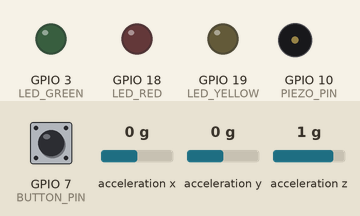
This sketch was run on a simulated ESP32-S3. Shown: output pins drawn as LEDs (lit = HIGH), buzzer (waves = sounding). The inputs (shaded band) are chosen by the test bench; at power-on: GPIO 7 (BUTTON_PIN) LOW, acceleration x 0 g, acceleration y 0 g, acceleration z 1 g. EEPROM starts erased; what the sketch prints to the serial monitor is not drawn.

Above: at 1.2 s.
1.3 s: GPIO 7 (BUTTON_PIN) pulled HIGH for 0.15 s
At 3.0 s:
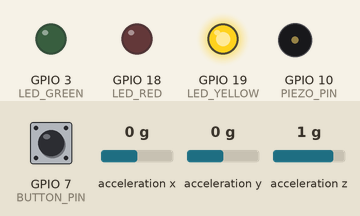
4.4 s: acceleration x set to -1.4 g
6.0 s: acceleration x set to 0 g
9.0 s: acceleration x set to -0.4 g
At 11.7 s:
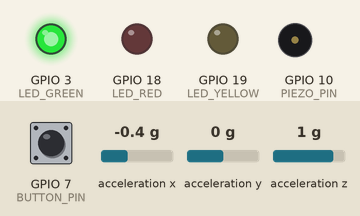
12.0 s: acceleration x set to -0.7 g
At 12.16 s:
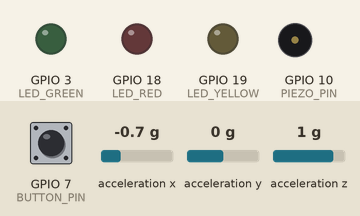
15.0 s: GPIO 7 (BUTTON_PIN) pulled HIGH for 1 s
At 18.3 s:
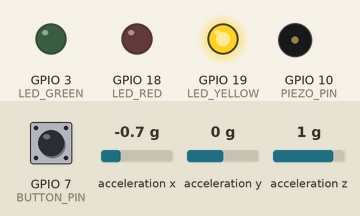
Timing chart, 0 to 19.5 s (numbered marks = the images above; inputs shaded):
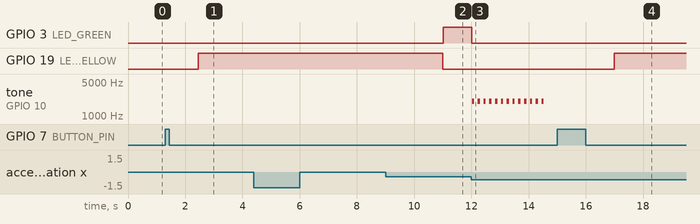

Measured:
- the behaviour switches between -0.5 and -0.6 g on acceleration x (found by bisection; images 2 and 3)
- after the input at 1.3 s, GPIO 19 (LED_YELLOW): LOW → HIGH after 1.2 s
- after the input at 4.4 s, every drawn part: stays the same
- after the input at 6.0 s, every drawn part: stays the same
- after the input at 15.0 s, GPIO 19 (LED_YELLOW): LOW → HIGH after 2.0 s
- by itself, tone on GPIO 10 (PIEZO_PIN): alternates 2000 Hz for 0.08 s and silent for 0.12 s, 26 changes in all, then stays silent

The sketch:

PatternRecording.ino
```cpp
#include <Wire.h>
#include <Preferences.h>
#include <SparkFun_ADXL345.h>

ADXL345 adxl;
Preferences prefs;

// -------------------------------------------------------------
// Pin Definitions
// -------------------------------------------------------------
const int SDA_PIN = 4;
const int SCL_PIN = 5;

const int BUTTON_PIN = 7;
const int PIEZO_PIN  = 10;

const int LED_YELLOW = 19;
const int LED_GREEN  = 3;
const int LED_RED    = 18;

// -------------------------------------------------------------
// Knock Detection Parameters
// -------------------------------------------------------------
const float KNOCK_THRESHOLD = 0.15;   // LOWER = more sensitive
const int MAX_KNOCKS = 30;
const int MIN_KNOCKS = 5;
const int DEBOUNCE_TIME = 120;
const int IDLE_RESET_TIME = 5000;

// -------------------------------------------------------------
unsigned long knockTimes[MAX_KNOCKS];
unsigned long intervals[MAX_KNOCKS-1];
int knockCount = 0;
unsigned long lastKnockTime = 0;

// -------------------------------------------------------------
void setup() {
  Serial.begin(115200);

  pinMode(BUTTON_PIN, INPUT);
  pinMode(PIEZO_PIN, OUTPUT);

  pinMode(LED_YELLOW, OUTPUT);
  pinMode(LED_GREEN, OUTPUT);
  pinMode(LED_RED, OUTPUT);

  digitalWrite(LED_YELLOW, LOW);
  digitalWrite(LED_GREEN, LOW);
  digitalWrite(LED_RED, LOW);

  Wire.begin(SDA_PIN, SCL_PIN);

  Serial.println("Initializing ADXL345...");
  adxl.powerOn();
  adxl.setRangeSetting(2);

  Serial.println("Ready.");
}

void savePatternToNVS(unsigned long intervals[], int count) {
  prefs.begin("knocks", false);  // RW mode

  // store count
  prefs.putInt("count", count);

  // store each interval
  for (int i = 0; i < count; i++) {
    char key[8];
    sprintf(key, "i%d", i);     // keys: i0, i1, i2...
    prefs.putULong(key, intervals[i]);
  }

  prefs.end();
  Serial.println("Pattern saved to NVS!");
}


// -------------------------------------------------------------
void playbackPattern() {
  for (int i = 0; i < knockCount-1; i++) {
    unsigned long interval = intervals[i];

    tone(PIEZO_PIN, 2000);
    delay(80);
    noTone(PIEZO_PIN);

    delay(interval);
  }
}

// -------------------------------------------------------------
void recordPattern() {
  Serial.println("\nButton pressed — starting recording in 1s...");
  delay(1000);

  digitalWrite(LED_YELLOW, HIGH);

  knockCount = 0;
  lastKnockTime = millis();

  Serial.println("Recording knocks...");

  while (true) {

    // Read accelerometer
    int x, y, z;
    adxl.readAccel(&x, &y, &z);

    // Convert to g
    float aMag = sqrt(x*x + y*y + z*z) * 0.0039;
    float delta = fabs(aMag - 1.0);

    unsigned long now = millis();

    // Detect knock
    if (delta > KNOCK_THRESHOLD && (now - lastKnockTime) > DEBOUNCE_TIME) {
      lastKnockTime = now;

      if (knockCount < MAX_KNOCKS) {
        knockTimes[knockCount] = now;
        knockCount++;

        Serial.print("Knock #");
        Serial.println(knockCount);
      }
    }

    // Idle timeout
    if (now - lastKnockTime > IDLE_RESET_TIME)
      break;

    delay(10);
  }

  for(int j = 0; j < knockCount-1; j++){
    intervals[j] = knockTimes[j+1]-knockTimes[j];
  }

  digitalWrite(LED_YELLOW, LOW);

  // Validate
  if (knockCount < MIN_KNOCKS) {
    Serial.println("ERROR: Too few knocks.");
    digitalWrite(LED_RED, HIGH);
    delay(1500);
    digitalWrite(LED_RED, LOW);
    return;
  }

  Serial.print("Recorded ");
  Serial.print(knockCount);
  Serial.println(" knocks.");
  Serial.println("Intervals: ");
  for(int i = 0; i < knockCount-1; i++){
    Serial.printf("%d -> %d : %ld \n",i+1,i+2,intervals[i]);
  }

  digitalWrite(LED_GREEN, HIGH);
  delay(1000);
  digitalWrite(LED_GREEN, LOW);

  savePatternToNVS(intervals, knockCount - 1);
  playbackPattern();
}

// -------------------------------------------------------------
void loop() {

  if (digitalRead(BUTTON_PIN) == HIGH) {
    // wait for release to avoid double-trigger
    while (digitalRead(BUTTON_PIN) == HIGH) {}
    recordPattern();
  }
}
```
